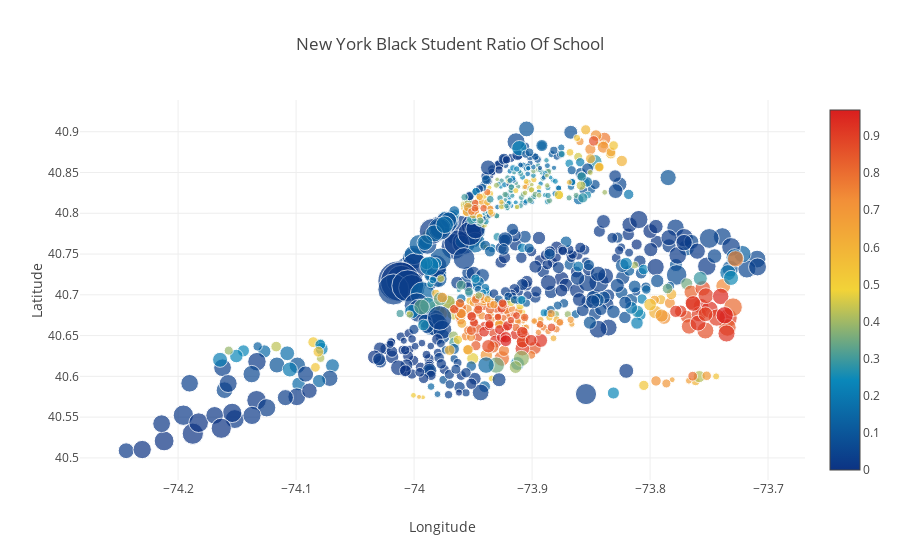

Write notebook code for a chart like this one.
### Markdown cell above
- Central New York contains most of the Schools with Blacks

Majority of the black population are living in Central New York. If you compare this to the Hispanic Population, they are totally isolated from each other.

### Code cell
data = [
    {
        'x': df["Longitude"],
        'y': df["Latitude"],
        'text': df["School Name"],
        'mode': 'markers',
        'marker': {
            'color': df["Percent Black"],
            'size': df["School Income Estimate"]/4500,
            'showscale': True,
            'colorscale':'Portland'
        }
    }
]

layout= go.Layout(
    title= 'New York Black Student Ratio Of School',
    xaxis= dict(
        title= 'Longitude'
    ),
    yaxis=dict(
        title='Latitude'
    )
)
fig = go.Figure(data=data, layout=layout)
iplot(fig, filename='scatter_hover_labels')

### Figure 1 — Plotly figure (JSON) as saved in the notebook; plotly's stock layout.template omitted (floating-point values rounded to 4 significant figures; data arrays with more than 128 entries replaced by an {"elided": "..."} marker saying what was removed)
{"data": [{"marker": {"color": {"elided": "1272 float values"}, "colorscale": "Portland", "showscale": true, "size": {"elided": "1272 float values"}}, "mode": "markers", "text": {"elided": "1272 str values"}, "type": "scatter", "x": {"elided": "1272 float values"}, "y": {"elided": "1272 float values"}}], "layout": {"title": "New York Black Student Ratio Of School", "xaxis": {"title": "Longitude"}, "yaxis": {"title": "Latitude"}}}
